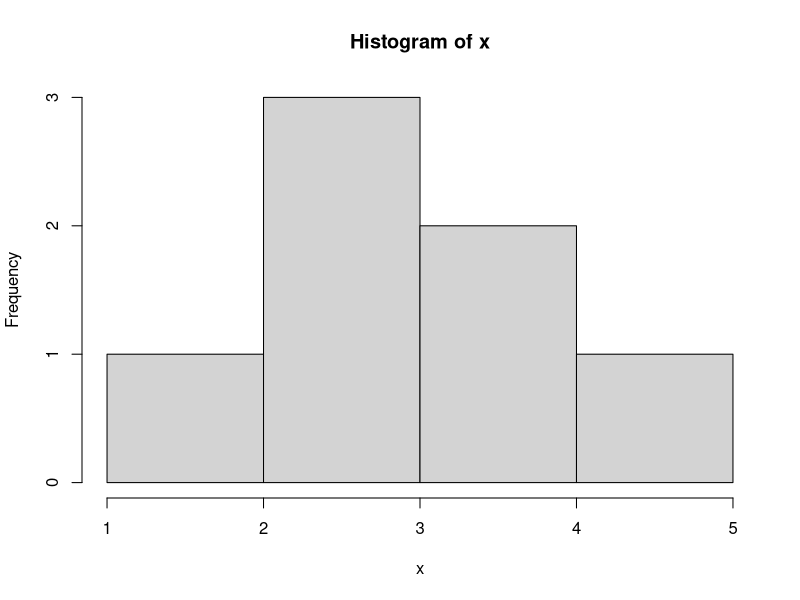

The R script that drew this image:
x = c(3.2, 2.3, 3.3, 2.5, 4.4, 2.3, 1.9)
hist(x,breaks = 3)
n = length(x)
t_obs = sqrt(n)*(mean(x)-2)/sqrt(var(x))
qt(df = n-1,p = 0.05)
qt(df = n-1,p = 0.95)

pt(t_obs,df = n-1)